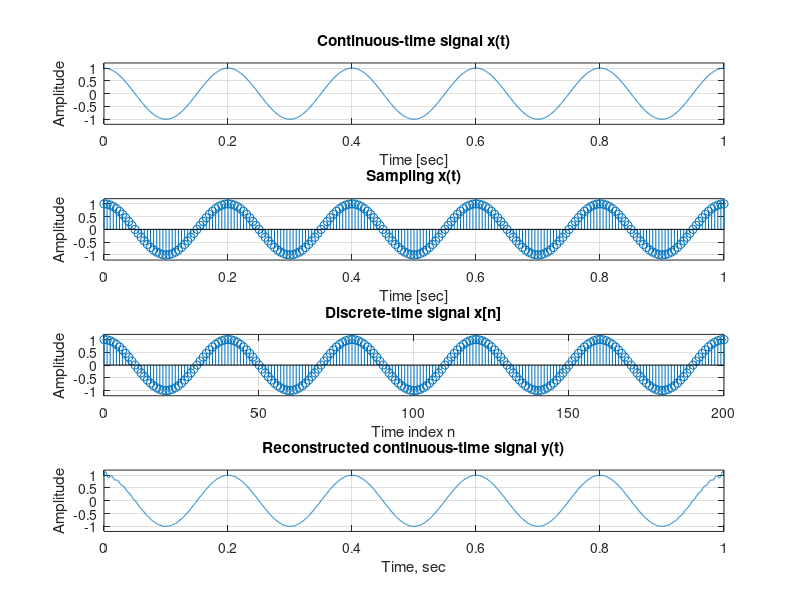

This figure's MATLAB source:
% sampling1.m
%

clf;

% First plot
t = 0:0.0005:1;
f = 5;
x_t = cos(2*pi*f*t);
subplot (4,1,1)
plot (t,x_t);
grid;
xlabel ('Time [sec]');
ylabel ('Amplitude');
title ('Continuous-time signal x(t)');
axis([0 1 -1.2 1.2])

% Second plot
subplot(4,1,2);
T = 0.005;
n = 0:T:1;
x_n = cos(2*pi*f*n);
stem (n,x_n);
grid;
xlabel ('Time [sec]');
ylabel ('Amplitude');
title ('Sampling x(t)');
axis ([0 1 -1.2 1.2]);

% Third plot
subplot(4,1,3);
k = 0:length(n)-1;
stem(k,x_n);
grid;
axis ([0 (length(n)-1) -1.2 1.2]);
xlabel ('Time index n');
ylabel ('Amplitude');
title ('Discrete-time signal x[n]');

% Fourth plot
subplot(4,1,4);
y = zeros(1,length(t));

for i = 1:length(n)
    y = y + x_n(i)*sinc(t/T - i + 1);
end

plot(t,y);
grid;
xlabel ('Time, sec');
ylabel ('Amplitude');
title ('Reconstructed continuous-time signal y(t)');
axis ([0 1 -1.2 1.2]);
